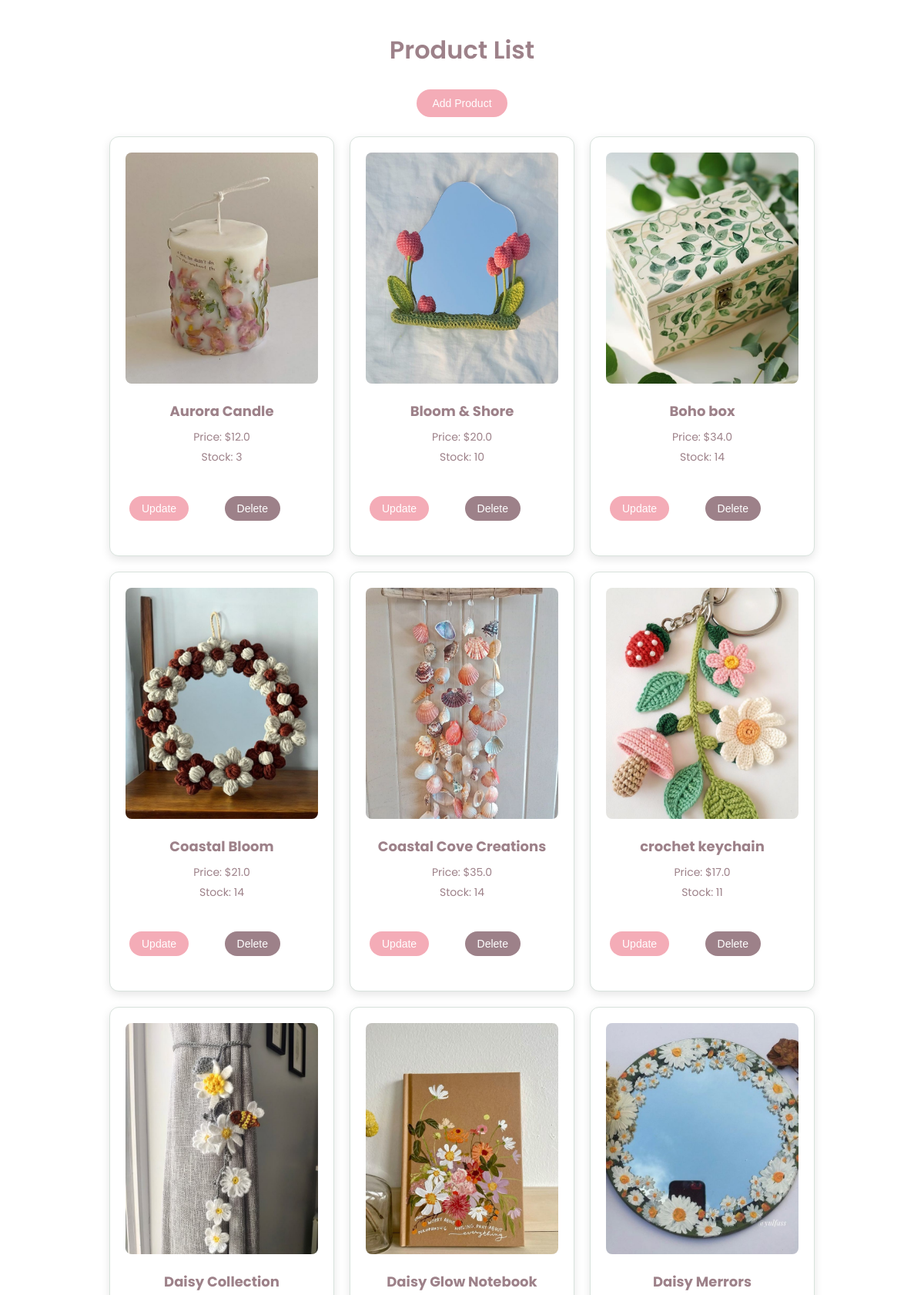
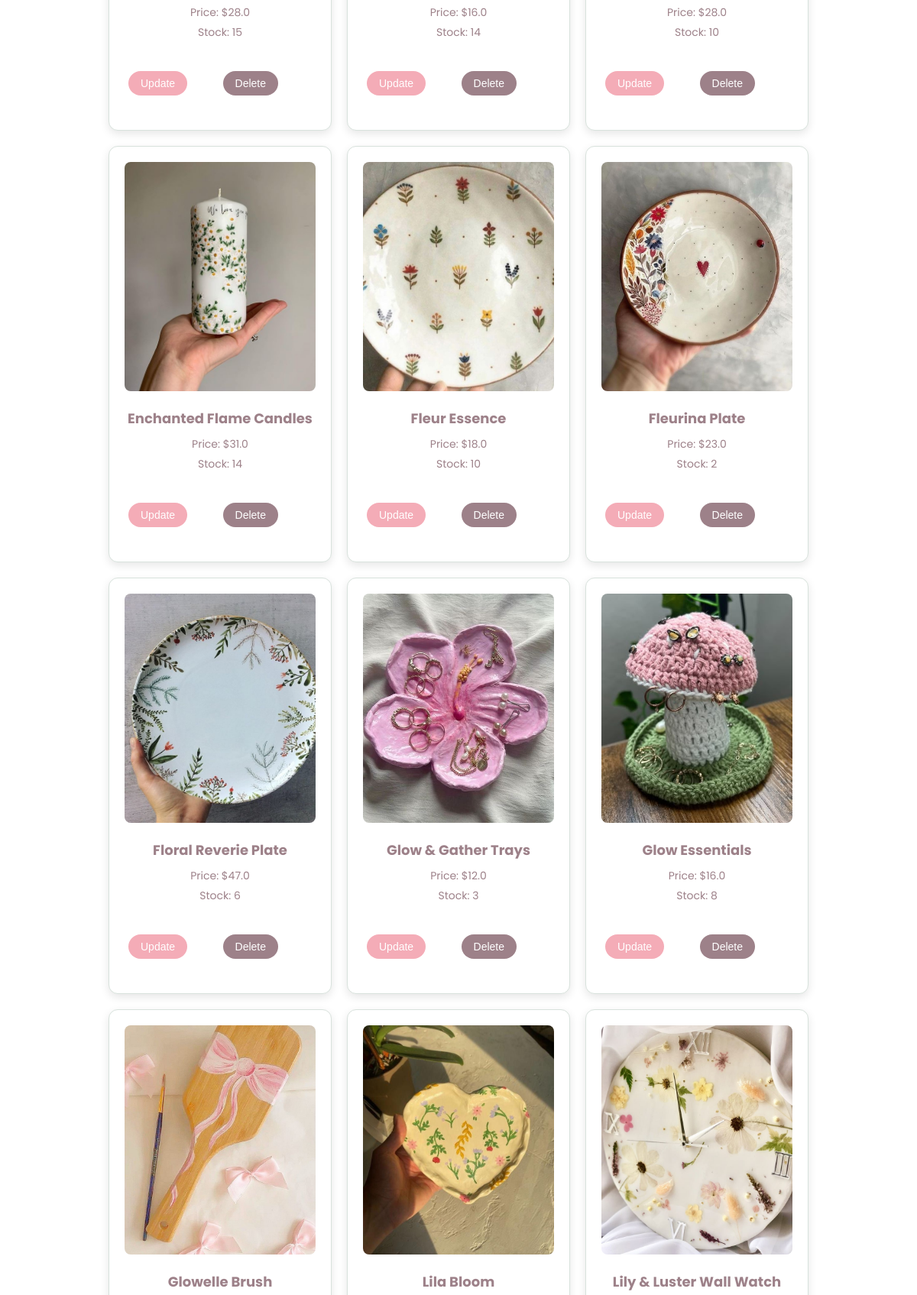
Page /home_admin (signed in, upper part) on the committed database (2 pictures, top to bottom).
### tables this page shows
CREATE TABLE products (
            id INTEGER PRIMARY KEY AUTOINCREMENT,
            name TEXT NOT NULL,
            price REAL NOT NULL,
            stock INTEGER NOT NULL,
            image_url TEXT, 
            is_vintage INTEGER NOT NULL DEFAULT 0 CHECK(is_vintage IN (0,1))  
        );

### app.py (the view)
@app.route("/home_admin")
@login_required
def index_admin():
    conn = get_db()
    products = conn.execute("SELECT * FROM products").fetchall()
    conn.close()
    return render_template("home_admin.html", products=products)

### app.py (called while the page is built)
@login_manager.user_loader
def load_user(user_id):
    conn = get_db()
    user = conn.execute("SELECT * FROM users WHERE id = ?", (user_id,)).fetchone()
    conn.close()
    if user:
        return User(
            user["id"],
            user["FirstName"],
            user["LastName"],
            user["Email"],
            user["phoneNum"],
            user["password"],
            user["is_admin"],
        )
    return None  # Explicitly return None if the user is not found

def get_db():
    conn = sqlite3.connect("database.db")  # Ensure this is your actual DB file
    conn.row_factory = sqlite3.Row  # Enable dictionary-like access
    return conn

### templates/home_admin.html (shortened to what this page needs)
<!DOCTYPE html>
<html lang="en">
<head>
    <link rel="stylesheet" href="{{ url_for('static', filename='styles.css') }}">
</head>
<body>
    <h1>Product List</h1>
    <a href="{{ url_for('add_product') }}"><button>Add Product</button></a>
    <div class="product-container">
        {% for product in products %}
        <div class="product-card">
            <img src="{{ url_for('static', filename= product.image_url ) }}" alt="{{ product.name }}" />
            <h3>{{ product.name }}</h3>
            <p>Price: ${{ product.price }}</p>
            <p>Stock: {{ product.stock }}</p>
            <div class="product-actions">
                <a href="{{ url_for('update_product', product_id=product.id) }}">
                    <button class="update-btn">Update</button>
                </a>
                <form action="{{ url_for('delete_product', product_id=product.id) }}" method="POST" class="delete-form">
                    <button type="submit" class="delete-btn" onclick="return confirm('Are you sure you want to delete this product?')">Delete</button>
                </form>
            </div>
        </div>
        {% endfor %}
    </div>
</body>
</html>

### static/styles.css (style rules this page uses)
body { font-family: 'Poppins', sans-serif; background-color: #FFFFFF; margin: 0; padding: 20px; text-align: center; color: #9D8189; }
h1, h2 { color: #9D8189; font-weight: 600; }
a { text-decoration: none; color: #F4ACB7; transition: color 0.3s ease; }
.product-container { display: flex; flex-wrap: wrap; justify-content: center; gap: 20px; padding: 20px; position: relative; transition: filter 0.3s ease; }
.product-card { width: 250px; padding: 20px; border: 1px solid #D8E2DC; border-radius: 12px; box-shadow: 0 4px 12px rgba(0, 0, 0, 0.1); text-align: center; background-color: #FFFFFF; transition: transform 0.3s ease, box-shadow 0.3s ease; }
.product-card img { width: 100%; height: 300px; object-fit: cover; border-radius: 8px; }
.product-card h3 { margin: 15px 0 10px; font-size: 18px; color: #9D8189; }
.product-card p { margin: 5px 0; color: #9D8189; font-size: 14px; }
button { background-color: #F4ACB7; color: #FFFFFF; border: none; padding: 10px 20px; margin: 5px; cursor: pointer; border-radius: 25px; transition: background-color 0.3s ease; font-size: 14px; font-weight: 500; }
form { width: 40%; margin: 20px auto; border-radius: 12px; text-align: left; }
.product-actions { display: flex; justify-content: center; align-items: center; gap: 10px; margin-top: 15px; }
.update-btn, .delete-btn { background-color: #F4ACB7; color: #FFFFFF; border: none; padding: 8px 16px; cursor: pointer; border-radius: 25px; transition: background-color 0.3s ease; font-size: 14px; font-weight: 500; }
.delete-btn { background-color: #9D8189; }

### rows in the picture
products: image_url+name (picture), name "Aurora Candle", price "12.0", stock "3"
products: image_url+name (picture), name "Bloom & Shore", price "20.0", stock "10"
products: image_url+name (picture), name "Boho box", price "34.0", stock "14"
products: image_url+name (picture), name "Coastal Bloom", price "21.0", stock "14"
products: image_url+name (picture), name "Coastal Cove Creations", price "35.0", stock "14"
products: image_url+name (picture), name "crochet keychain", price "17.0", stock "11"
products: image_url+name (picture), name "Daisy Collection", price "28.0", stock "15"
products: image_url+name (picture), name "Daisy Glow Notebook", price "16.0", stock "14"
products: image_url+name (picture), name "Daisy Merrors", price "28.0", stock "10"
products: image_url+name (picture), name "Enchanted Flame Candles", price "31.0", stock "14"
products: image_url+name (picture), name "Fleur Essence", price "18.0", stock "10"
products: image_url+name (picture), name "Fleurina Plate", price "23.0", stock "2"
products: image_url+name (picture), name "Floral Reverie Plate", price "47.0", stock "6"
products: image_url+name (picture), name "Glow & Gather Trays", price "12.0", stock "3"
products: image_url+name (picture), name "Glow Essentials", price "16.0", stock "8"
products: image_url+name (picture), name "Glowelle Brush"
products: image_url+name (picture), name "Lila Bloom"
products: image_url+name (picture), name "Lily & Luster Wall Watch"
